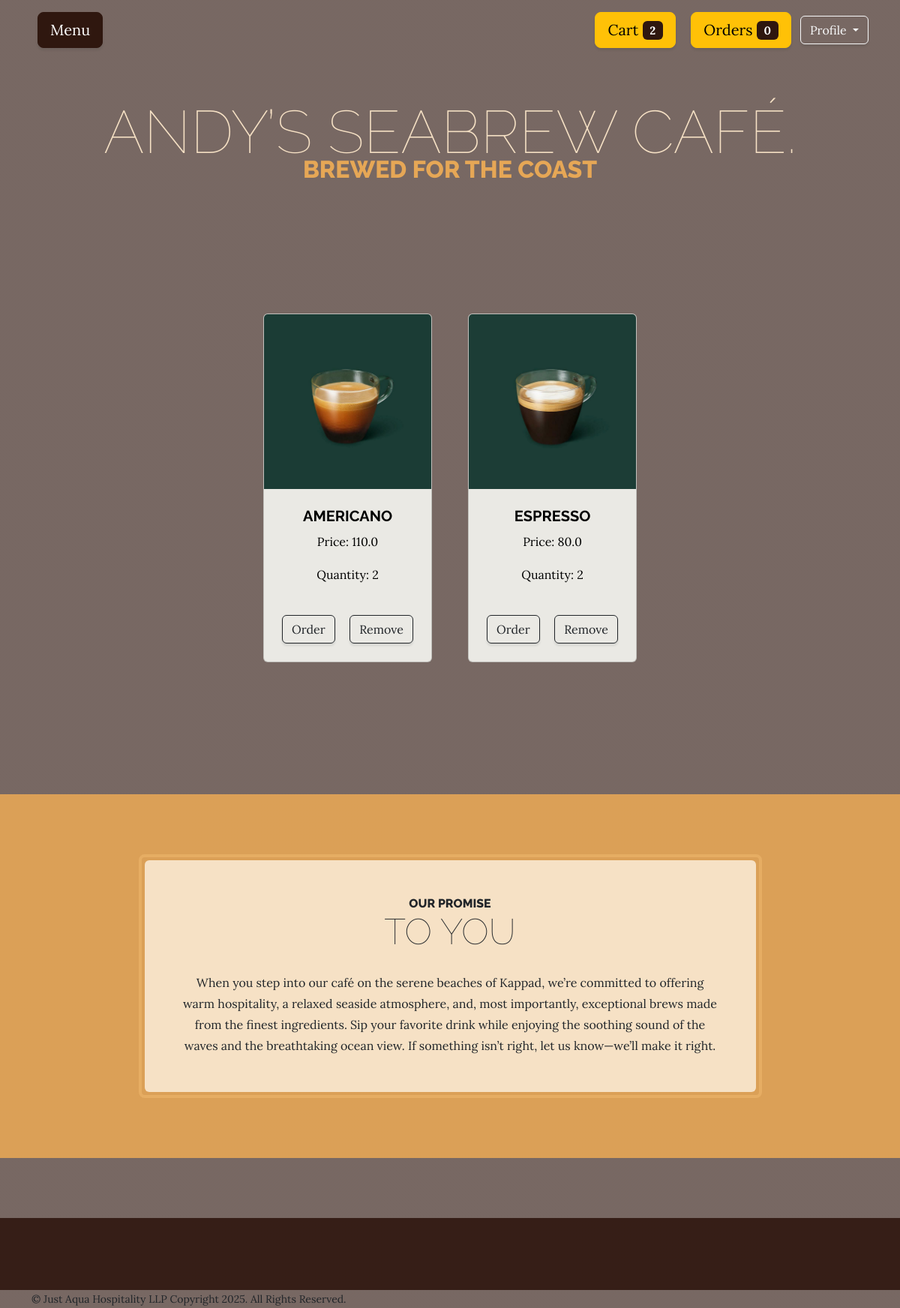
The page /list (signed in) on the database its author committed.
### userapp/models.py (models this page shows, shortened)
class Cart(models.Model):
    user=models.ForeignKey(User,on_delete=models.CASCADE)
    product=models.ForeignKey(Product,on_delete=models.CASCADE)
    quantity=models.IntegerField(default=1)
    options=(
        ('in-cart','in-cart'),
        ('order-placed','order-placed'),
        ('cancelled','cancelled'),
     )
    status=models.CharField(max_length=100,choices=options,default='in-cart')
    is_active=models.BooleanField(default=True)

class Product(models.Model):
    product_name=models.CharField(max_length=100)
    price=models.FloatField()
    Category=models.ForeignKey(Category,on_delete=models.CASCADE)
    description=models.TextField()
    image=models.ImageField(upload_to='media/')
    is_active=models.BooleanField(default=True)

### userapp/views.py (the view)
# urls.py: path('list',views.CartListView.as_view(),name='cartlist_view'),
class CartListView(ListView):
    model = Cart
    template_name = 'cart.html'
    context_object_name = 'cartlist'
    def get_queryset(self):
        return Cart.objects.filter(user=self.request.user).exclude(status='order-placed')

### userapp/context_processors.py (called while the page is built)
def cart_count(request):
    if request.user.is_authenticated:
        count=Cart.objects.filter(user=request.user).exclude(status="order-placed").count()
        return {'count':count}
    else:
        return {'count':0}

def order_count(request):
    if request.user.is_authenticated:
        count=Orders.objects.filter(user=request.user).exclude(status="in-cart").count()
        return {'ord_count':count}
    else:
        return{'ord_count':0}

### userapp/templates/cart.html (shortened to what this page needs)
{% extends 'index.html' %}
{% block content %}
<section class="py-5">
    <div class="container px-4 px-lg-5 mt-5">
        <div class="row gx-4 gx-lg-5 row-cols-2 row-cols-md-3 row-cols-xl-4 justify-content-center">
            {% if cartlist %}
                {% for i in cartlist %}
                <div class="col mb-5">
                    <div class="card h-100" style="background-color: rgb(234, 233, 228); color: black;">
                        <img class="card-img-top" src="{{ i.product.image.url }}" alt="{{ i.product.product_name }}" />
                        <div class="card-body p-4">
                            <div class="text-center">
                                <h5 class="fw-bolder">{{ i.product.product_name }}</h5>
                                <p>Price: {{ i.product.price }}</p>
                                <p>Quantity: {{ i.quantity }}</p>
                            </div>
                        </div>
                        <div class="card-footer p-4 pt-0 border-top-0 bg-transparent d-flex align-items-center justify-content-between">
                            <div class="text-center">
                                <a class="btn btn-outline-dark mt-auto" href="{% url 'order_view' i.id %}">Order</a>
                            </div>
                            <div class="text-center">
                                <a class="btn btn-outline-dark mt-auto" href="#">Remove</a>
                            </div>
                        </div>
                    </div>
                </div>
                {% endfor %}
            {% endif %}
        </div>
    </div>
</section>
{% endblock %}

### rows shown on the page
Cart: product.image (picture), product.product_name "AMERICANO", product.price "110.0", quantity "2"
Cart: product.image (picture), product.product_name "ESPRESSO", product.price "80.0", quantity "2"

### other values the page prints
{{ count }} "2"
{{ ord_count }} "0"
